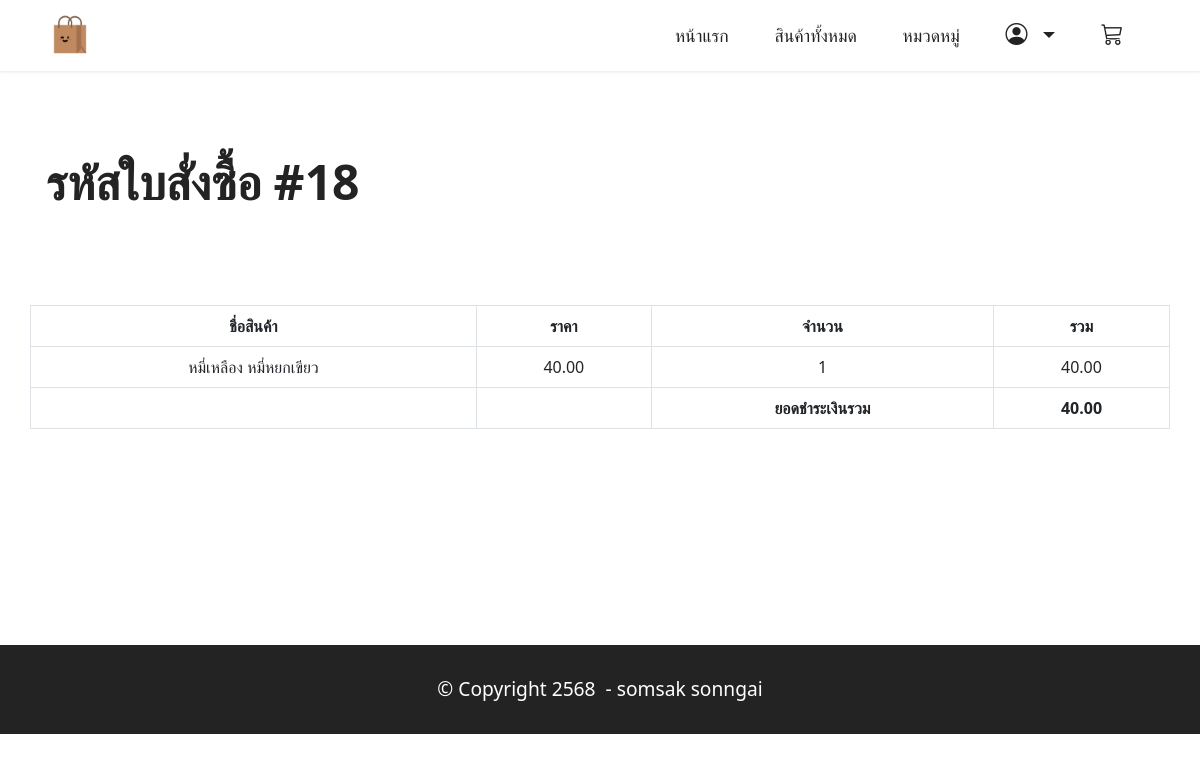
The page /order/18/ (signed in) on the database its author committed.
### orderapp/models.py (models this page shows, shortened)
class Order(models.Model):
    fullname = models.CharField(max_length=255, blank=True)  # ชื่อผู้สั่งซื้อ
    phone = models.CharField(max_length=50, blank=True)      # เบอร์โทร
    address = models.CharField(max_length=255, blank=True)   # ที่อยู่
    total = models.DecimalField(max_digits=10, decimal_places=2)  # ยอดรวม
    created = models.DateTimeField(auto_now_add=True)        # วันที่สร้างคำสั่งซื้อ
    customer = models.ForeignKey(User, on_delete=models.CASCADE, default=None)  # ผู้สั่งซื้อ
    def total_with_comma(self):
        return f"{self.total:,.2f}"
    total_with_comma.short_description = "Total (formatted)"  # เปลี่ยนชื่อใน admin view

class OrderDetail(models.Model):
    product = models.CharField(max_length=255)               # ชื่อสินค้า
    price = models.DecimalField(max_digits=10, decimal_places=2)  # ราคาสินค้า
    quantity = models.IntegerField()                         # จำนวนสินค้า
    created = models.DateTimeField(auto_now=True)            # วันที่เพิ่มสินค้าในคำสั่งซื้อ
    order = models.ForeignKey(Order, on_delete=models.CASCADE)  # ความสัมพันธ์กับ Order
    def sub_total(self):
        return f"{self.price*self.quantity:,.2f}" #ทำหารแปลงให้เป็น commaขั้นเพือที่จะดูได้ง่ายขึ้น
    def price_with_comma(self):
        return f"{self.price:,.2f}"
    price_with_comma.short_description = "price (formatted)"  # เปลี่ยนชื่อใน admin view
    def DetailBuy(self):
        return f"Customer: {self.order.customer.username}, Address: {self.order.address}, Phone: {self.order.phone}"
    DetailBuy.short_description = "Customer Details"  # เปลี่ยนชื่อใน admin view

### orderapp/views.py (the view)
# urls.py: path('order/<int:order_id>/',views.orderDetil, name='orderDetil'),
@login_required(login_url="/login")
def orderDetil(request,order_id):
    order=Order.objects.get(pk=order_id)
    if order.customer==request.user:
       order_item= OrderDetail.objects.filter(order=order)
       return render(request,"orderDetail.html",{"order":order,"order_item":order_item})
    else:
        return redirect("/orderHistory")#กำหนดสินในการเข้าถึง ถ้าไม่ได้ทำการlogin ก็จะทำการ redirectไปที่ orderHistory

### orderapp/templates/orderDetail.html (shortened to what this page needs)
{% extends "layout.html"%}
{% load humanize %}
{% block content%}
    <section class="content2 cid-tsEQSCqggh" id="content2-2">
        <div class="container my-5">
            <div class="mbr-section-head">
                <h4 class="mbr-section-title mbr-fonts-style align-start mb-0 display-2">
                    <strong>รหัสใบสั่งซื้อ #{{order.id}}</strong>
                </h4>
            </div>
            <div class="row my-5">
                <table class="table text-center table-bordered my-5">
                    <thead>
                      <tr>
                        <th scope="col">ชื่อสินค้า</th>
                        <th scope="col">ราคา</th>
                        <th scope="col">จำนวน</th>
                        <th scope="col">รวม</th>
                      </tr>
                    </thead>
                    <tbody>
                        {% for item in order_item %}
                        <tr>
                            <td>{{item.product}}</td>
                            <td>{{item.price }}</td>
                            <td>{{item.quantity}}</td>
                            <td>{{item.sub_total}}</td>
                        </tr>
                        {% endfor %}
                        <tr>
                            <td></td>
                            <td></td>
                            <td><strong>ยอดชำระเงินรวม</strong></td>
                            <td><strong>{{order.total}}</strong></td>
                        </tr>
                    </tbody>
                  </table>
            </div>
        </div>
        <br><br><br><br><br>
    </section>
{% endblock%}

### productapp/static/assets/theme/css/style.css (style rules this page uses)
section { background-color: #ffffff; }
body { font-style: normal; line-height: 1.5; font-weight: 400; color: #232323; position: relative; }
section, .container, .container-fluid { position: relative; word-wrap: break-word; }
.mbr-section-title { font-style: normal; line-height: 1.3; }
h1, h2, h3, h4, h5, h6, .display-1, .display-2, .display-4, .display-5, .display-7, span, p, a { line-height: 1; word-break: break-word; word-wrap: break-word; font-weight: 400; }
b, strong { font-weight: bold; }
section { background-position: 50% 50%; background-repeat: no-repeat; background-size: cover; }
.row { display: -webkit-flex; -webkit-flex-wrap: wrap; }
html, body { height: auto; min-height: 100vh; }
@media (min-width: 992px) { .container { padding-left: 16px; padding-right: 16px; } }
@media (min-width: 992px) { .row { margin-left: -16px; margin-right: -16px; } }

### productapp/static/assets/custom/css/custom-style.css (style rules this page uses)
.display-2 { font-size: 3rem; line-height: 1.1; }
body { overflow-x: hidden; }
.cid-tsEQSCqggh { padding-top: 3rem; background-color: #ffffff; }
.cid-tsEQSCqggh .mbr-section-title { color: #232323; }

### rows shown on the page
Order: id "18", total "40.00"
OrderDetail: product "หมี่เหลือง หมี่หยกเขียว", price "40.00", quantity "1", sub_total "40.00"
